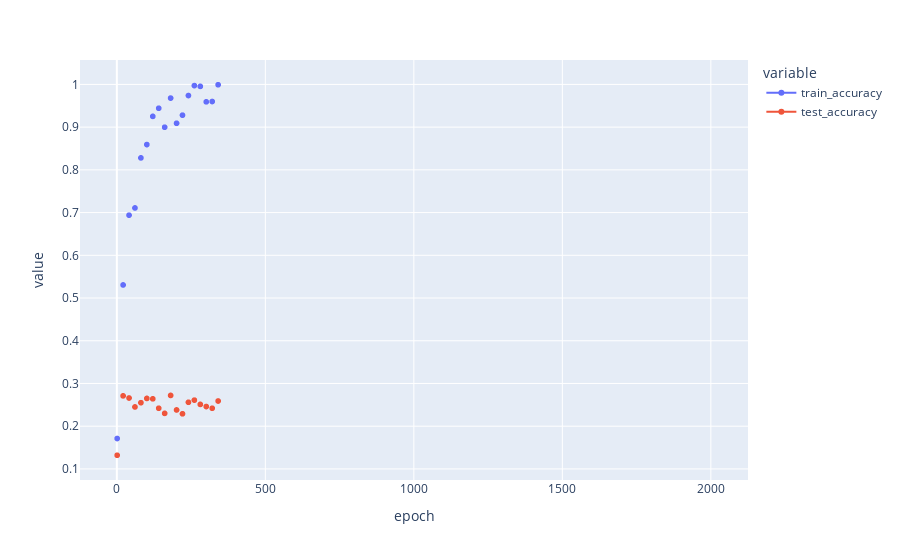

Write notebook code for a chart like this one.
### Code cell
fig = px.line(
    out,
    x="epoch",
    y=["train_accuracy", "test_accuracy"],
    markers=True,
)

fig.show()

### Figure 1 — Plotly figure (JSON) as saved in the notebook; plotly's stock layout.template omitted (floating-point values rounded to 4 significant figures; data arrays with more than 128 entries replaced by an {"elided": "..."} marker saying what was removed)
{"data": [{"hovertemplate": "variable=train_accuracy<br>epoch=%{x}<br>value=%{y}<extra></extra>", "legendgroup": "train_accuracy", "line": {"color": "#636efa", "dash": "solid"}, "marker": {"symbol": "circle"}, "mode": "lines+markers", "name": "train_accuracy", "showlegend": true, "x": {"elided": "2000 int values"}, "xaxis": "x", "y": {"elided": "2000 float values"}, "yaxis": "y", "type": "scattergl"}, {"hovertemplate": "variable=test_accuracy<br>epoch=%{x}<br>value=%{y}<extra></extra>", "legendgroup": "test_accuracy", "line": {"color": "#EF553B", "dash": "solid"}, "marker": {"symbol": "circle"}, "mode": "lines+markers", "name": "test_accuracy", "showlegend": true, "x": {"elided": "2000 int values"}, "xaxis": "x", "y": {"elided": "2000 float values"}, "yaxis": "y", "type": "scattergl"}], "layout": {"xaxis": {"anchor": "y", "domain": [0.0, 1.0], "title": {"text": "epoch"}}, "yaxis": {"anchor": "x", "domain": [0.0, 1.0], "title": {"text": "value"}}, "legend": {"title": {"text": "variable"}, "tracegroupgap": 0}, "margin": {"t": 60}}}
